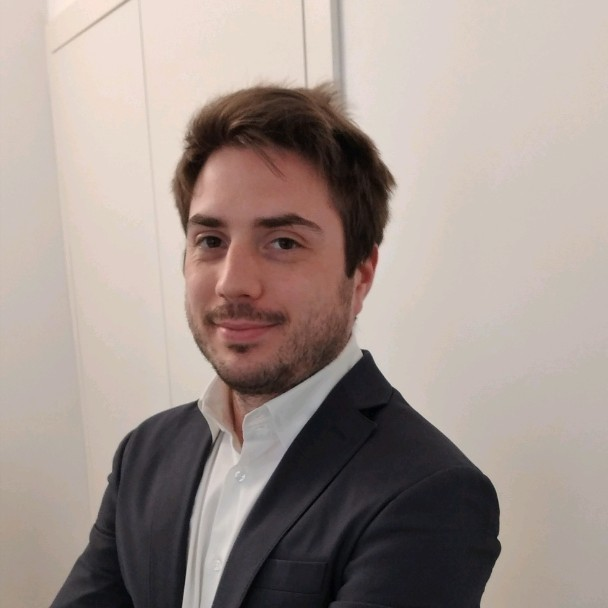
#> input picture AI/1.png, 608 x 608 px
$ python eye_detection.py
#> lines starting #> are read from the running program, lines starting #| are printed output that depends on the picture; after the words box and inside, x2 and y2 are one past the last pixel; in counts of white or black regions, pixels touching at a corner belong together
import cv2
import numpy as np

eye_cascade = cv2.CascadeClassifier('haarcascade_eye.xml')
img = cv2.imread('1.png')
#> img is the input picture: shape (608, 608, 3); mean B, G, R 142.1, 148.3, 161.5
gray = cv2.cvtColor(img, cv2.COLOR_BGR2GRAY)
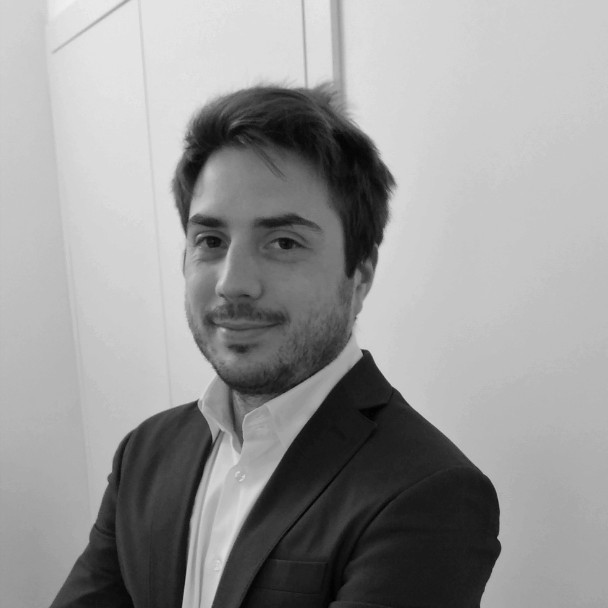
#> gray: shape (608, 608); min 0, max 240, mean 151.6

eyes = eye_cascade.detectMultiScale(gray, 1.03, 7)
#> eyes = [[188, 221, 45, 45], [255, 218, 53, 53]]

for (ex, ey, ew, eh) in eyes:
    img = cv2.rectangle(img, (ex, ey), (ex+ew, ey+eh), (0, 255, 0), 2)
#> this loop made 2 passes
#> pass 1, `img = cv2.rectangle(img, (ex, ey), (ex+ew, ey+eh), (0, 255, 0), 2)`:
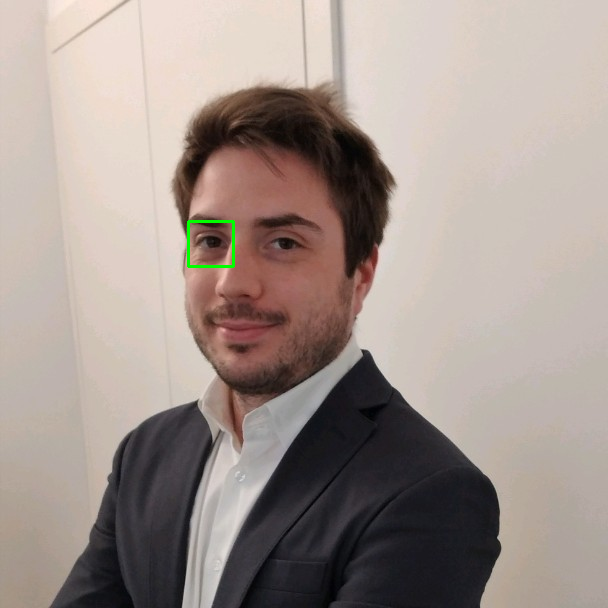
#> img: shape (608, 608, 3); 0.14% of pixels changed, all inside (x1, y1, x2, y2) = (187, 220, 235, 268)
#> pass 2, `img = cv2.rectangle(img, (ex, ey), (ex+ew, ey+eh), (0, 255, 0), 2)`:
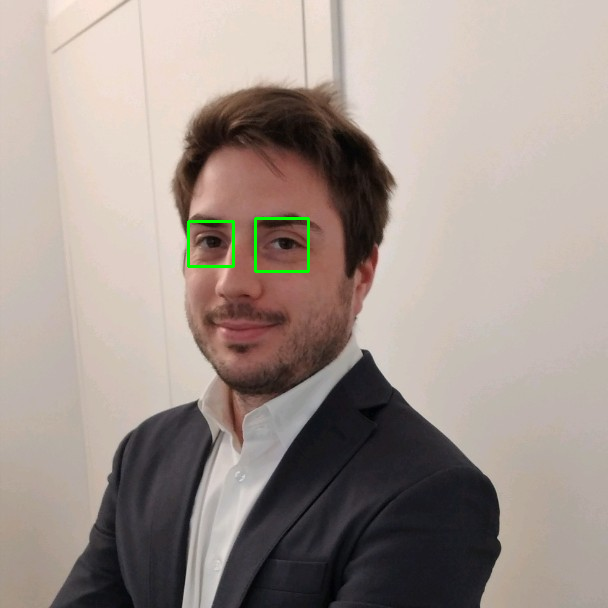
#> img: shape (608, 608, 3); 0.17% of pixels changed, all inside (x1, y1, x2, y2) = (254, 217, 310, 273)
cv2.imwrite('Eye_AB.jpg', img)
cv2.imshow('eyes detection', img)
cv2.waitKey(0)
cv2.destroyAllWindows()

$ run again, with AI/poland1.jpg saved as AI/1.png
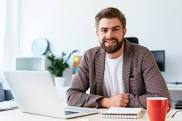
#> input picture AI/poland1.jpg, 182 x 121 px
#> img is the input picture: shape (121, 182, 3); mean B, G, R 186.2, 185.1, 189.9
#> `gray = cv2.cvtColor(img, cv2.COLOR_BGR2GRAY)`:
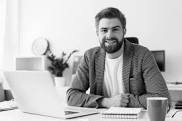
#> gray: shape (121, 182); min 0, max 255, mean 186.7
#> eyes = [[47, 59, 24, 24]]
#> the loop `for (ex, ey, ew, eh) in eyes:` made 1 pass
#> pass 1, `img = cv2.rectangle(img, (ex, ey), (ex+ew, ey+eh), (0, 255, 0), 2)`:
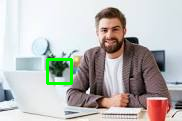
#> img: shape (121, 182, 3); 1.29% of pixels changed, all inside (x1, y1, x2, y2) = (46, 58, 73, 85)
